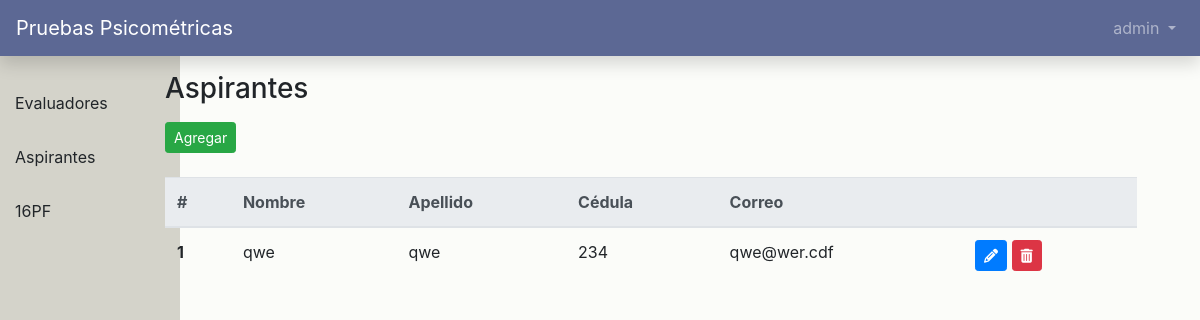
The app's page /dash/aspirantes (signed in), older data.
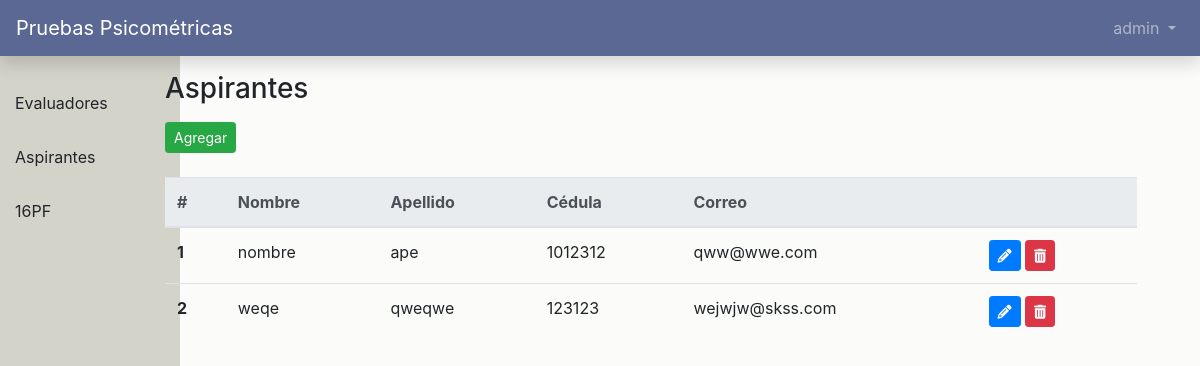
The same page, newer data.
### users/models.py (models this page shows, shortened)
class CustomUser(AbstractUser):
    role = models.PositiveIntegerField(null=True, blank=True)
    updated_password = models.BooleanField(null=True, blank=True)
    def get_role(self):
        return '%s' % (self.role)

### main_app/views.py (the view)
# urls.py: path('dash/aspirantes', views.applicants, name='aspirantes'),
def applicants(request):
    applicants = CustomUser.objects.filter(role=2)
    return render(request, 'dashboard/aspirantes.html', {'applicants': applicants})

### templates/dashboard/aspirantes.html (shortened to what this page needs)
{% extends './index.html' %}
{% block main_content %}
    <section class="content">
        <div class="row">
            <div class="col-sm-12">
                <h3>Aspirantes</h3>
            </div>
        </div>
        <div class="row mb-4 mt-2">
            <div class="col-sm-12">
                <button type="button" class="btn btn-success btn-sm" data-toggle="modal" data-target="#agregarModal">Agregar</button>
            </div>
        </div>
        <div class="row">
            <div class="col-sm-12">
                <table class="table">
                    <thead class="thead-light">
                        <tr>
                            <th scope="col">#</th>
                            <th scope="col">Nombre</th>
                            <th scope="col">Apellido</th>
                            <th scope="col">Cédula</th>
                            <th scope="col">Correo</th>
                            <th scope="col"></th>
                        </tr>
                    </thead>
                    <tbody>
                        {% for applicant in applicants %}
                            <tr>
                                <th scope="row">{{ forloop.counter }}</th>
                                <td>{{ applicant.first_name }}</td>
                                <td>{{ applicant.last_name }}</td>
                                <td>{{ applicant.username }}</td>
                                <td>{{ applicant.email }}</td>
                                <td>
                                    <button type="button" user-id="{{applicant.id}}" class="btn btn-primary btn-sm btn-edit" data-toggle="modal" data-target="#editarModal" ><i user-id="{{applicant.id}}" class="fas fa-pencil-alt"></i></button>
                                    <button type="button" user-id="{{applicant.id}}" class="btn btn-danger btn-sm btn-delete"><i user-id="{{applicant.id}}" class="fas fa-trash-alt"></i></button>
                                </td>
                            </tr>
                        {% endfor %}
                    </tbody>
                </table>
            </div>
        </div>
    </section>
{% endblock %}

### templates/dashboard/index.html (shortened to what this page needs)
{% extends 'base.html' %}
{% block content %}
    {% if user.is_authenticated %}
        {% block sidebar %}
            {% include './sidebar.html' %}
        {% endblock %}
        {% block main_content %}{% endblock %}
    {% else %}
        <script>
            location.replace("/")
        </script>
    {% endif %}
{% endblock content %}

### templates/base.html (shortened to what this page needs)
{% load static %}
<!DOCTYPE html>
<html lang="es">
    <head>
        <link
            rel="stylesheet"
            href="https://stackpath.bootstrapcdn.com/bootstrap/4.1.3/css/bootstrap.min.css"
        />
        <link rel="stylesheet" href="{% static 'css/sidebar.css' %}" />
        <link rel="stylesheet" href="{% static 'css/styles.css' %}" />
        <link href="{% static 'css/addons/jquery.dataTables.css' %}" rel="stylesheet">
        <link rel="stylesheet" href="https://cdn.datatables.net/1.10.11/css/jquery.dataTables.min.css" />
        <link rel="stylesheet" href="https://cdn.datatables.net/buttons/1.1.2/css/buttons.dataTables.min.css" />
        <link rel="stylesheet" href="https://cdn.datatables.net/select/1.1.2/css/select.dataTables.min.css" />
        <link rel="stylesheet" href="https://cdn.datatables.net/responsive/2.0.2/css/responsive.dataTables.min.css" />
    </head>
    <body>
        {% block navbar %}
            {% include './navbar.html' %}
        {% endblock navbar %}
        <div class="container">
            {% block content %} {% endblock content %}
        </div>
    </body>
</html>

### templates/navbar.html (shortened to what this page needs)
{% block navbar %}
<nav class="navbar navbar-expand-md navbar-dark mb-4 fixed-top shadow" style="background-color: #5c6894">
    {% if user.get_role == '1' %}
        <a class="navbar-brand" href="{% url 'home' %}">Pruebas Psicométricas - Evaluador</a>
    {% else%}
        <a class="navbar-brand" href="{% url 'home' %}">Pruebas Psicométricas</a>
    {% endif %}
    <div class="collapse navbar-collapse" id="navbarCollapse">
        {% if user.is_authenticated %}
        <ul class="navbar-nav ml-auto">
            <li class="nav-item">
                <a
                    class="nav-link dropdown-toggle"
                    href="#"
                    id="userMenu"
                    data-toggle="dropdown"
                    aria-haspopup="true"
                    aria-expanded="false"
                >
                    {{ user.username }}
                </a>
            </li>
        </ul>
        {% endif %}
    </div>
</nav>
{% endblock navbar %}

### templates/dashboard/sidebar.html (shortened to what this page needs)
{% block sidebar %}
  {% if user.get_role == '0' %}
    <div class="sidebar">
      <ul>
        <a href="/dash/evaluadores" class="link">
          <li>Evaluadores</li>
        </a>
        <a href="/dash/aspirantes" class="link">
          <li>Aspirantes</li>
        </a>
        <a href="/dash/16pf" class="link">
          <li>16PF</li>
        </a>
      </ul>
    </div>
  {% endif %}
{% endblock %}

### static/css/sidebar.css (style rules this page uses)
.sidebar { position: fixed; left: 0; top: 56px; width: 15vw; height: 92vh; background-color: #d4d3ca; }
.sidebar ul { padding: 0; margin: 0; padding-top: 20px; }
.sidebar li { list-style-type: none; padding: 15px; transition: 0.3s; }

### static/css/styles.css (style rules this page uses)
body { background-color: #fbfcf9; }
.link { text-decoration: none; color: #212529; }
.content { padding-top: 6vw; padding-left: 10vw; width: 91vw; }

Row changes from the older to the newer data that the page shows:
removed CustomUser: first_name "qwe", last_name "qwe", username "234", email "qwe@wer.cdf"
added CustomUser: first_name "nombre", last_name "ape", username "1012312", email "qww@wwe.com"
added CustomUser: first_name "weqe", last_name "qweqwe", username "123123", email "wejwjw@skss.com"
